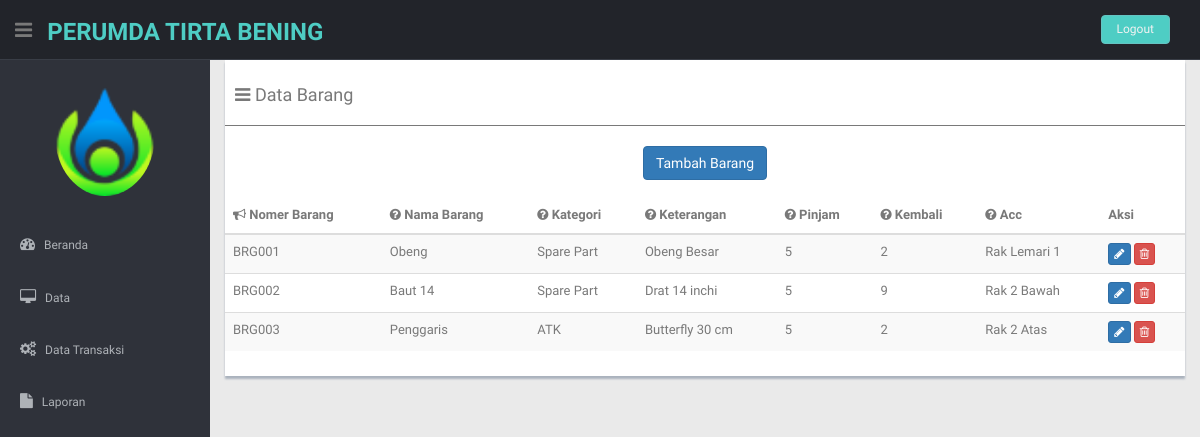
/Admin/beranda.php?hal=dataBarang, run on the app's committed database.
### tables this page shows
CREATE TABLE `tbbarang` (
  `kode_barang` varchar(6) NOT NULL,
  `nama_barang` varchar(30) NOT NULL,
  `kode_kategori` int(11) NOT NULL,
  `spesifikasi` varchar(50) NOT NULL,
  `stok` int(11) NOT NULL,
  `lokasi` varchar(20) NOT NULL
);

CREATE TABLE `tbkategori` (
  `kode_kategori` int(11) NOT NULL,
  `nama_kategori` varchar(20) NOT NULL
);

### Admin/dataBarang/dataBarang.php (the view, shortened to what this page needs)
<section id="main-content">
 <section class="wrapper">
<div class="row ">
          <div class="col-md-12">
            <div class="content-panel">
              <table class="table table-striped table-advance table-hover">
                <h4><i class="fa fa-bars"></i> Data Barang </h4>
                <hr>
                <div class="text-center">
                  <a href="?hal=tambahBarang" class="btn btn-primary"> Tambah Barang </a>
                </div>
                <br>
                <thead>
                   <?php
                      include "../koneksi.php";
                      $query = mysqli_query($sambungin,"SELECT * FROM tbbarang left join tbkategori on tbbarang.kode_kategori = tbkategori.kode_kategori");
                    ?>
                  <tr>
                    <th><i class="fa fa-bullhorn"></i> Nomer Barang</th>
                    <th class="hidden-phone"><i class="fa fa-question-circle"></i> Nama Barang</th>
                    <th class="hidden-phone"><i class="fa fa-question-circle"></i> Kategori</th>
                    <th class="hidden-phone"><i class="fa fa-question-circle"></i> Keterangan</th>
                    <th class="hidden-phone"><i class="fa fa-question-circle"></i> Pinjam</th>
                    <th class="hidden-phone"><i class="fa fa-question-circle"></i> Kembali</th>
                    <th class="hidden-phone"><i class="fa fa-question-circle"></i> Acc</th>
                    <th>Aksi</th>
                  </tr>
                </thead>
                <tbody>
                  <?php
                    while($data = mysqli_fetch_array($query)){
                      $jumlahBarangTerima = "SELECT SUM(jumlah_barang) AS jumlah_barang FROM tbdetail_penerimaan where kode_barang = '$data[kode_barang]'";
                      $hasilBarangMasuk = @mysqli_query($sambungin,$jumlahBarangTerima) or die (mysqli_error());
                      $barangTerima = mysqli_fetch_array($hasilBarangMasuk);
                      $jumlahBarangKeluar = "SELECT SUM(jumlah_barang) AS jumlah_barang FROM tbdetail_pengeluaran where kode_barang = '$data[kode_barang]'";
                      $hasilBarangKeluar = @mysqli_query($sambungin,$jumlahBarangKeluar) or die (mysqli_error());
                      $barangKeluar = mysqli_fetch_array($hasilBarangKeluar);
                  ?>
                    <td class="hidden-phone"><?php echo $data['kode_barang'] ?></td>
                     <td class="hidden-phone"><?php echo $data['nama_barang'] ?></td>
                     <td class="hidden-phone"><?php echo $data['nama_kategori'] ?></td>
                     <td class="hidden-phone"><?php echo $data['spesifikasi'] ?></td>
                     <td class="hidden-phone"><?php echo $data['stok'] ?></td>
                      <td class="hidden-phone"><?php echo $data['stok'] + $barangTerima['jumlah_barang'] - $barangKeluar ['jumlah_barang'] ?></td>
                     <td class="hidden-phone"><?php echo $data['lokasi'] ?></td>
                    <td>
                      <a href="beranda.php?hal=ubahBarang&kode_barang=<?php echo $data['kode_barang'] ?>" class="btn btn-primary btn-xs"><i class="fa fa-pencil"></i></a>
                      <a href="dataBarang/hapusBarang.php?kode_barang=<?php echo $data['kode_barang'] ?>" class="btn btn-danger btn-xs" onclick="return confirm('Yakin Akan dihapus?')" ><i class="fa fa-trash-o "></i></a>
                    </td>
                    <?php
                }
              ?>
                </tbody>
              </table>
            </div>
          </div>
        </div>
</section>
</section>

### css/style.css (style rules this page uses)
body { color: #797979; background: #eaeaea; font-family: "Ruda", sans-serif; padding: 0px !important; margin: 0px !important; font-size: 13px; }
a, a:hover, a:focus { text-decoration: none; outline: none; }
hr { margin-top: 20px; margin-bottom: 20px; border: 0; border-top: 1px solid #797979; }
#main-content { margin-left: 210px; }
.wrapper { display: inline-block; margin-top: 60px; padding-left: 15px; padding-right: 15px; padding-bottom: 15px; padding-top: 0px; width: 100%; }
.content-panel { background: #ffffff; box-shadow: 0px 3px 2px #aab2bd; padding-top: 15px; padding-bottom: 5px; }
.content-panel h4 { margin-left: 10px; }

### data on the page
tbbarang: kode_barang "BRG001", nama_barang "Obeng", kode_kategori.nama_kategori "Spare Part", spesifikasi "Obeng Besar", stok "5", jumlah_barang "2", lokasi "Rak Lemari 1"
tbbarang: kode_barang "BRG002", nama_barang "Baut 14", kode_kategori.nama_kategori "Spare Part", spesifikasi "Drat 14 inchi", stok "5", jumlah_barang "9", lokasi "Rak 2 Bawah"
tbbarang: kode_barang "BRG003", nama_barang "Penggaris", kode_kategori.nama_kategori "ATK", spesifikasi "Butterfly 30 cm", stok "5", jumlah_barang "2", lokasi "Rak 2 Atas"
